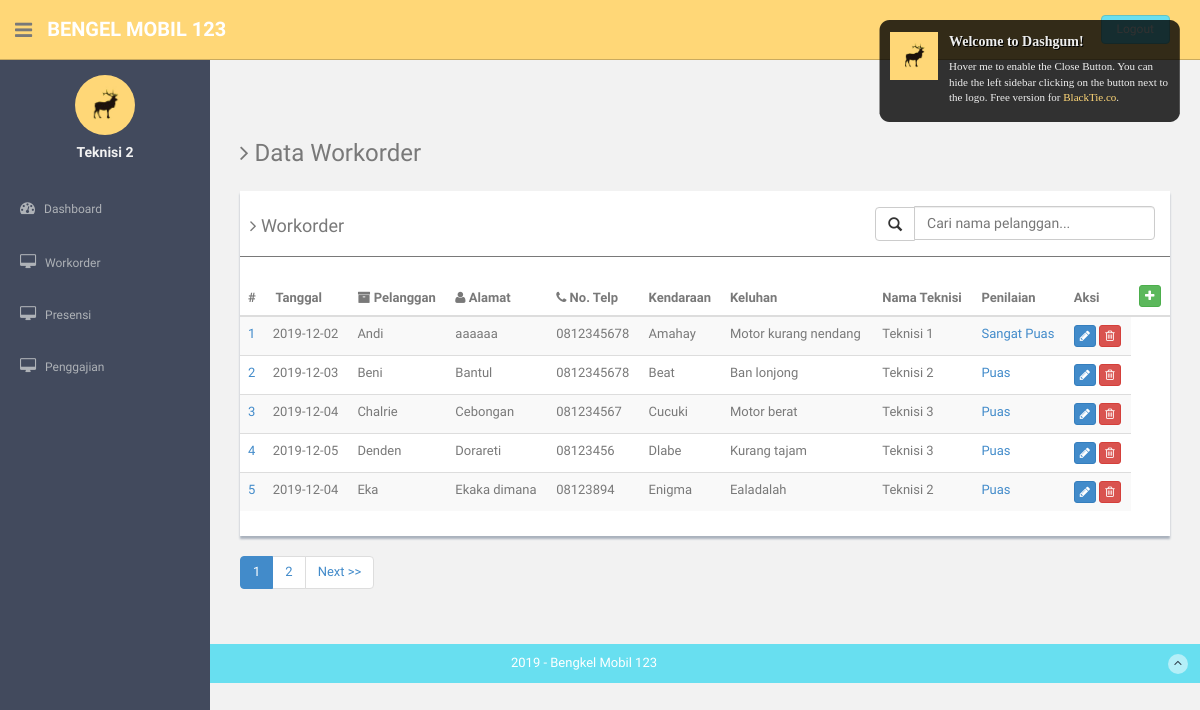
/dashboard.php?tengah=workorder_data (signed in), run on the app's committed database.
### tables this page shows
CREATE TABLE `workorder` (
  `id_workorder` int(11) NOT NULL,
  `id_user` int(11) NOT NULL,
  `tanggal` date NOT NULL,
  `nama_pelanggan` varchar(255) NOT NULL,
  `alamat` text NOT NULL,
  `no_telp` varchar(15) NOT NULL,
  `kendaraan` varchar(255) NOT NULL,
  `keluhan` varchar(255) NOT NULL,
  `penilaian` enum('Kurang Puas','Puas','Sangat Puas') NOT NULL
);

CREATE TABLE `user` (
  `id_user` int(11) NOT NULL,
  `nama` varchar(255) NOT NULL,
  `username` varchar(255) NOT NULL,
  `password` varchar(255) NOT NULL,
  `level` enum('admin','owner','teknisi') NOT NULL,
  `alamat` text NOT NULL,
  `tanggal_join` date NOT NULL,
  `upah_harian` int(11) NOT NULL,
  `upah_lembur` int(11) NOT NULL,
  `upah_makan` int(11) NOT NULL,
  `pengetahuan_dasar` varchar(255) NOT NULL
);

### app.php (called while the page is built, shortened)
<?php
$loc_workorder="workorder left join user on workorder.id_user=user.id_user";

### workorder_data.php (the view, shortened to what this page needs)
<?php
$dataPerPage = 5;
if (isset($_GET['page'])) {
  $noPage = $_GET['page'];
}else{
  $noPage = 1;
}
$offset = ($noPage - 1) * $dataPerPage;
$cari = isset($_REQUEST['cari']) ? $_REQUEST['cari'] : '';
$query = mysqli_query($koneksi, "SELECT workorder.*,user.nama FROM $loc_workorder WHERE nama_pelanggan like '%$cari%' limit $offset,$dataPerPage");
?>
<section class="wrapper">
 <h3><i class="fa fa-angle-right"></i> Data Workorder</h3>
 <div class="row mt">
  <div class="col-md-12">
    <div class="content-panel">
      <form method="post" action="dashboard.php?tengah=data_user">
        <div class="col-lg-4 pull-right">
          <div class="input-group">
            <span class="input-group-btn">
              <button class="btn btn-default glyphicon glyphicon-search" aria-hidden="true" type="submit"></button>
            </span>
            <input name="cari" type="text" class="form-control" placeholder="Cari nama pelanggan...">
          </div>
        </div>
      </form>
      <table class="table table-striped table-advance table-hover">
       <h4><i class="fa fa-angle-right"></i> Workorder</h4>
       <hr>
       <thead>
        <tr>
          <th>#</th>
          <th><i class="fa fa-date"></i> Tanggal</th>
          <th class="hidden-phone"><i class="fa fa-archive"></i> Pelanggan</th>
          <th><i class="fa fa-user"></i> Alamat</th>
          <th><i class=" fa fa-phone"></i> No. Telp</th>
          <th><i class=" fa "></i>Kendaraan</th>
          <th><i class=" fa "></i>Keluhan</th>
          <th><i class=" fa "></i>Nama Teknisi</th>
          <th><i class=" fa "></i>Penilaian</th>
          <th><i class=" fa "></i>Aksi</th>
          <th><a href="dashboard.php?tengah=workorder_tambah" class="btn btn-success btn-xs"><i class="fa fa-plus"></i></a></th>
        </tr>
      </thead>
      <tbody>
        <?php $i=$offset+1;
        while ($result = mysqli_fetch_object($query)) {
          ?>
          <tr>
            <td><a href="basic_table.html#"><?= $i ?></a></td>
            <td><?= $result->tanggal ?></td>
            <td><?= $result->nama_pelanggan ?></td>
            <td><?= $result->alamat  ?></td>
            <td><?= $result->no_telp  ?></td>
            <td><?= $result->kendaraan  ?></td>
            <td><?= $result->keluhan  ?></td>
            <td><?= $result->nama  ?></td>
            <td><a href="dashboard.php?tengah=penilaian_ubah&id=<?= $result->id_workorder?>"><?= $result->penilaian  ?></a></td>
            <td>
              <a href="dashboard.php?tengah=workorder_ubah&id=<?= $result->id_workorder ?>" class="btn btn-primary btn-xs"><i class="fa fa-pencil"></i></a>
              <a href="workorder_hapus.php?id=<?= $result->id_workorder ?>" class="btn btn-danger btn-xs" ><i class="fa fa-trash-o"></i></a>
            </td>
          </tr>
          <?php
        $i++;
        }
        ?>
      </tbody>
    </table>
  </div>
</div>
</div>
<?php
  $qcount = "SELECT count(*) AS jumData FROM $loc_workorder where nama_pelanggan like '%$cari%'";
  $hasil = mysqli_query($koneksi,$qcount);
  $data = mysqli_fetch_array($hasil);
  $jumData = $data['jumData'];
  $jumPage = ceil($jumData / $dataPerPage);
  echo "<ul class='pagination'>";
  for ($page = 1; $page <= $jumPage; $page++) {
    if ((($page >= $noPage - 3) && ($page <= $noPage + 3)) || ($page == 1) || ($page ==  $jumPage)) {
      if ($page == $noPage)
        echo "<li class='active'><a href = '#'>". $page . "</a></li>";
      else
        echo "<li><a href = '" . $_SERVER['PHP_SELF'] . "?cari=" . $cari . "&tengah=workorder_data&page=" . $page . "'>" . $page . "</a></li>";
    }
  }
  if ($noPage < $jumPage)
    echo "<li>
              <a href='" . $_SERVER['PHP_SELF'] . "?cari=" . $cari . "&tengah=workorder_data&page=" . ($noPage + 1) . "'>Next &gt;&gt;</a></li>
    </ul>";
?>
</section><! --/wrapper -->

### dashboard.php (shortened to what this page needs)
<?php
include 'app.php';
$user = $_SESSION['nama'];
?>
<!DOCTYPE html>
<html lang="en">
<head>
	<link href="assets/css/bootstrap.css" rel="stylesheet">
	<link href="assets/font-awesome/css/font-awesome.css" rel="stylesheet" />
	<link rel="stylesheet" type="text/css" href="assets/css/zabuto_calendar.css">
	<link rel="stylesheet" type="text/css" href="assets/js/gritter/css/jquery.gritter.css" />
	<link rel="stylesheet" type="text/css" href="assets/lineicons/style.css">
	<link href="assets/css/style.css" rel="stylesheet">
	<link href="assets/css/style-responsive.css" rel="stylesheet">
  </head>
  <body>
   <section id="container" >
      <header class="header black-bg">
      	<div class="sidebar-toggle-box">
      		<div class="fa fa-bars tooltips" data-placement="right" data-original-title="Toggle Navigation"></div>
      	</div>
      	<a href="index.html" class="logo"><b>Bengel Mobil 123</b></a>
      	<div class="top-menu">
      		<ul class="nav pull-right top-menu">
      			<li><a class="logout" href="logout.php">Logout</a></li>
      		</ul>
      	</div>
      </header>
      <aside>
      	<div id="sidebar"  class="nav-collapse ">
      		<ul class="sidebar-menu" id="nav-accordion">
      			<p class="centered"><a href="profile.html"><img src="assets/img/ui-sam.jpg" class="img-circle" width="60"></a></p>
      			<h5 class="centered"><?= $user ?></h5>
            <li class="mt">
              <a href="dashboard.php">
                <i class="fa fa-dashboard"></i>
                <span>Dashboard</span>
              </a>
            </li>
            <?php
            if (($_SESSION['akses'] == 'teknisi')) {
              $workorder = 'workorder_teknisi';
            }elseif(($_SESSION['akses'] == 'admin') || ($_SESSION['akses'] == 'owner')) {
              $workorder = 'workorder_data';
            }
            ?>
            <li class="sub-menu">
              <a href="dashboard.php?tengah=<?= $workorder ?>" >
                <i class="fa fa-desktop"></i>
                <span>Workorder</span>
              </a>
            </li>
            <li class="sub-menu">
              <a class="" href="dashboard.php?tengah=presensi_data">
                <i class="fa fa-desktop"></i>
                <span>Presensi</span>
              </a>
            </li>
              <li class="sub-menu">
                <a href="javascript:;" >
                  <i class="fa fa-desktop"></i>
                  <span>Penggajian</span>
                </a>
              </li>
          </ul>
        </div>
      </aside>
      <section id="main-content">
      	<section class="wrapper">
      		<?php
      		$tengah = isset($_GET['tengah']) ? $_GET['tengah'] . ".php" : "kosong.php";
      		include "$tengah";
      		?>
      	</section>
      </section>
      <footer class="site-footer">
      	<div class="text-center">
      		2019 - Bengkel Mobil 123
      		<a href="index.html#" class="go-top">
      			<i class="fa fa-angle-up"></i>
      		</a>
      	</div>
      </footer>
    </section>
</body>
</html>

### assets/css/style.css (style rules this page uses)
body { color: #797979; background: #f2f2f2; font-family: 'Ruda', sans-serif; padding: 0px !important; margin: 0px !important; font-size:13px; }
ul li { list-style: none; }
a, a:hover, a:focus { text-decoration: none; outline: none; }
#container { width: 100%; height: 100%; }
hr { margin-top: 20px; margin-bottom: 20px; border: 0; border-top: 1px solid #797979; }
.centered { text-align: center; }
.mt { margin-top: 25px; }
ul.top-menu > li > .logout { color: #f2f2f2; font-size: 12px; border-radius: 4px; -webkit-border-radius: 4px; border: 1px solid #64c3c2 !important; padding: 5px 15px; margin-right: 15px; background: #68dff0; margin-top: 15px; }
#sidebar { width: 210px; height: 100%; position: fixed; background: #424a5d; }
#sidebar h5 { color: #f2f2f2; font-weight: 700; }
#sidebar ul li { position: relative; }
ul.sidebar-menu , ul.sidebar-menu li ul.sub { margin: -2px 0 0; padding: 0; }
ul.sidebar-menu { margin-top: 75px; }
ul.sidebar-menu li { margin-bottom: 5px; margin-left:10px; margin-right:10px; }
ul.sidebar-menu li.sub-menu { line-height: 15px; }
ul.sidebar-menu li a span { display: inline-block; }
ul.sidebar-menu li a { color: #aeb2b7; text-decoration: none; display: block; padding: 15px 0 15px 10px; font-size: 12px; outline: none; -webkit-transition: all 0.3s ease; -moz-transition: all 0.3s ease; -o-transition: all 0.3s ease; -ms-transition: all 0.3s ease; transition: all 0.3s ease; }
ul.sidebar-menu li a i { font-size: 15px; padding-right: 6px; }
#main-content { margin-left: 210px; }
.header, .footer { min-height: 60px; padding: 0 15px; }
.header { position: fixed; left: 0; right: 0; z-index: 1002; }
.black-bg { background: #ffd777; border-bottom: 1px solid #c9aa5f; }
.wrapper { display: inline-block; margin-top: 60px; padding-left: 15px; padding-right: 15px; padding-bottom: 15px; padding-top: 0px; width: 100%; }
a.logo { font-size: 20px; color: #ffffff; float: left; margin-top: 15px; text-transform: uppercase; }
a.logo b { font-weight: 900; }
#top_menu .nav > li, ul.top-menu > li { float: left; }
ul.top-menu > li > a { color: #666666; font-size: 16px; border-radius: 4px; -webkit-border-radius: 4px; border:1px solid #666666 !important; padding: 2px 6px; margin-right: 15px; }
.sidebar-toggle-box { float: left; padding-right: 15px; margin-top: 20px; }
.sidebar-toggle-box .fa-bars { cursor: pointer; display: inline-block; font-size: 20px; }
.content-panel { background: #ffffff; box-shadow: 0px 3px 2px #aab2bd; padding-top: 15px; padding-bottom: 5px; }
.content-panel h4 { margin-left: 10px; }
.site-footer { background: #68dff0; color: #fff; padding: 10px 0; }
.go-top { margin-right: 1%; float: right; background: rgba(255,255,255,.5); width: 20px; height: 20px; border-radius: 50%; -webkit-border-radius: 50%; }
.go-top i { color: #2A3542; }

### data on the page
workorder: tanggal "2019-12-02", nama_pelanggan "Andi", alamat "aaaaaa", no_telp "0812345678", kendaraan "Amahay", keluhan "Motor kurang nendang", id_user.nama "Teknisi 1", penilaian "Sangat Puas"
workorder: tanggal "2019-12-03", nama_pelanggan "Beni", alamat "Bantul", no_telp "0812345678", kendaraan "Beat", keluhan "Ban lonjong", id_user.nama "Teknisi 2", penilaian "Puas"
workorder: tanggal "2019-12-04", nama_pelanggan "Chalrie", alamat "Cebongan", no_telp "081234567", kendaraan "Cucuki", keluhan "Motor berat", id_user.nama "Teknisi 3", penilaian "Puas"
workorder: tanggal "2019-12-05", nama_pelanggan "Denden", alamat "Dorareti", no_telp "08123456", kendaraan "Dlabe", keluhan "Kurang tajam", id_user.nama "Teknisi 3", penilaian "Puas"
workorder: tanggal "2019-12-04", nama_pelanggan "Eka", alamat "Ekaka dimana", no_telp "08123894", kendaraan "Enigma", keluhan "Ealadalah", id_user.nama "Teknisi 2", penilaian "Puas"

### other printed values
$user "Teknisi 2"
